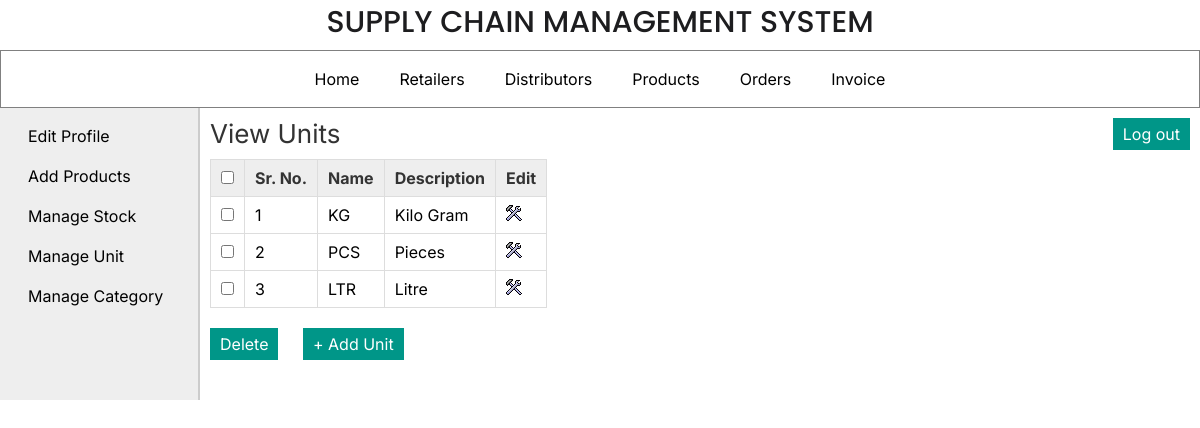
The page /manufacturer/view_unit.php (signed in) on the database its author committed.
### tables this page shows
CREATE TABLE `unit` (
  `id` int(11) NOT NULL,
  `unit_name` varchar(20) NOT NULL,
  `unit_details` text DEFAULT NULL
);

### manufacturer/view_unit.php (the view, shortened to what this page needs)
<?php
	include("../includes/config.php");
	if(isset($_SESSION['manufacturer_login'])) {
		if($_SESSION['manufacturer_login'] == true) {
			$query_selectUnit = "SELECT * FROM unit";
			$result_selectUnit = mysqli_query($con,$query_selectUnit);
		}
		else {
			header('Location:../index.php');
		}
	}
	else {
		header('Location:../index.php');
	}
?>
<!DOCTYPE html>
<html>
<head>
	<link rel="stylesheet" href="../includes/main_style.css" >
</head>
<body>
	<?php
		include("../includes/header.inc.php");
		include("../includes/nav_manufacturer.inc.php");
		include("../includes/aside_manufacturer.inc.php");
	?>
	<section>
		<h1>View Units</h1>
		<form action="" method="POST" class="form">
		<table class="table_displayData">
			<tr>
				<th> <input type="checkbox" onClick="toggle(this)" /> </th>
				<th>Sr. No.</th>
				<th>Name</th>
				<th>Description</th>
				<th> Edit </th>
			</tr>
			<?php $i=1; while($row_selectUnit = mysqli_fetch_array($result_selectUnit)) { ?>
			<tr>
				<td> <input type="checkbox" name="chkId[]" value="<?php echo $row_selectUnit['id']; ?>" /> </td>
				<td> <?php echo $i; ?> </td>
				<td> <?php echo $row_selectUnit['unit_name']; ?> </td>
				<td> <?php echo $row_selectUnit['unit_details']; ?> </td>
				<td> <a href="edit_unit.php?id=<?php echo $row_selectUnit['id']; ?>"><img src="../images/edit.png" alt="edit" /></a> </td>
			</tr>
			<?php $i++; } ?>
		</table>
		<input type="submit" value="Delete" class="submit_button"/>
		<a href="add_unit.php"><input type="button" value="+ Add Unit" class="submit_button"/></a>
		</form>
	</section>
</body>
</html>

### includes/main_style.css (style rules this page uses)
* { font-family: 'Inter', Helvetica, sans-serif; margin:0px; padding:0px; box-sizing: border-box; }
a { text-decoration:none; }
.submit_button { font-size:16px; margin-top:20px; margin-right:20px; padding:6px 10px; background-color:#009688; border:none; color:white; }
section { width:1000px; padding:10px; padding-bottom:40px; }
section h1 { margin-bottom:10px; font-weight:normal; color:#333; font-size: 26px; }
table { border-collapse: collapse; }
.table_displayData td, .table_displayData th { border:1px solid #ddd; padding: 8px 10px; text-align: left; }
.table_displayData th { background-color:#eee; color:#333; }

### rows shown on the page
unit: unit_name "KG", unit_details "Kilo Gram"
unit: unit_name "PCS", unit_details "Pieces"
unit: unit_name "LTR", unit_details "Litre"
